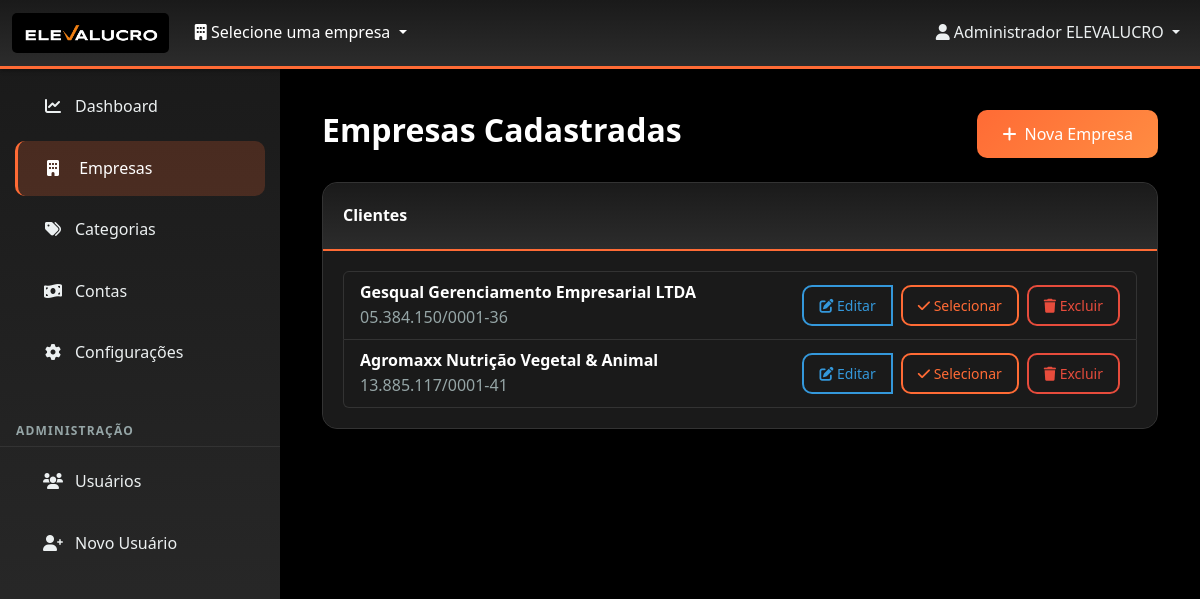
/empresas (signed in), run on the app's committed database.
### app.py (models this page shows, shortened)
class Usuario(UserMixin, db.Model):
    __tablename__ = 'usuarios'
    id = db.Column(db.Integer, primary_key=True)
    username = db.Column(db.String(80), unique=True, nullable=False)
    email = db.Column(db.String(120), unique=True, nullable=False)
    password_hash = db.Column(db.String(255), nullable=False)
    nome_completo = db.Column(db.String(200), nullable=False)
    is_admin = db.Column(db.Boolean, default=False)
    ativo = db.Column(db.Boolean, default=True)
    data_cadastro = db.Column(db.DateTime, default=datetime.utcnow)
    ultimo_login = db.Column(db.DateTime)
    empresas = db.relationship('Empresa', secondary=user_empresas,
                              backref=db.backref('usuarios', lazy='dynamic'))
    def get_empresas_acessiveis(self):
        if self.is_admin:
            return Empresa.query.filter_by(ativa=True).all()
        return [empresa for empresa in self.empresas if empresa.ativa]

class Empresa(db.Model):
    __tablename__ = 'empresas'
    id = db.Column(db.Integer, primary_key=True)
    cnpj = db.Column(db.String(18), unique=True, nullable=False)
    nome = db.Column(db.String(100), nullable=False)
    caminho_banco = db.Column(db.String(255), nullable=False)
    data_cadastro = db.Column(db.DateTime, default=datetime.utcnow)
    ativa = db.Column(db.Boolean, default=True)
    data_inativacao = db.Column(db.DateTime, nullable=True)
    usuario_inativacao = db.Column(db.String(100), nullable=True)

### app.py (the view)
@app.route('/empresas', methods=['GET'])
@login_required
def empresas():
    try:
        if current_user.is_admin:
            empresas = Empresa.query.all()
        else:
            empresas = current_user.get_empresas_acessiveis()
    except Exception as e:
        empresas = []
        flash('Erro ao carregar empresas!', 'error')
    form = EmpresaForm()
    return render_template('empresas/cadastro_empresas.html', empresas=empresas, form=form)

### app.py (called while the page is built)
@login_manager.user_loader
def load_user(user_id):
    return db.session.get(Usuario, int(user_id))  # Esta já está correta

@app.context_processor
def inject_empresas():
    empresas = []
    if current_user.is_authenticated:
        try:
            empresas = current_user.get_empresas_acessiveis()
        except Exception as e:
            empresas = []
    return dict(empresas=empresas)

@app.context_processor
def inject_empresa_selecionada():
    empresa = None
    if 'empresa_selecionada' in session:
        empresa = db.session.get(Empresa, session['empresa_selecionada'])
    return dict(empresa_selecionada=empresa)

### templates/empresas/cadastro_empresas.html (shortened to what this page needs)
{% extends "base.html" %}
{% block content %}
<div class="container mt-4">
    <div class="d-flex justify-content-between align-items-center mb-4">
        <h2>Empresas Cadastradas</h2>
        <button class="btn btn-primary" data-bs-toggle="modal" data-bs-target="#modalNovaEmpresa">
            <i class="fas fa-plus me-1"></i> Nova Empresa
        </button>
    </div>
    <div class="card mb-4">
        <div class="card-header">
            <strong>Clientes</strong>
        </div>
        <div class="card-body">
            {% if empresas %}
            <div class="list-group">
                {% for empresa in empresas %}
                <div class="list-group-item d-flex justify-content-between align-items-center">
                    <div>
                        <strong>{{ empresa.nome }}</strong><br>
                        <span class="text-muted">{{ empresa.cnpj }}</span>
                    </div>
                    <div class="btn-group">
                        <button class="btn btn-outline-info btn-sm"
                                onclick="abrirModalEdicao({{ empresa.id }}, '{{ empresa.nome }}', '{{ empresa.cnpj }}')"
                                title="Editar empresa">
                            <i class="fas fa-edit"></i> Editar
                        </button>
                        <form method="POST" action="{{ url_for('selecionar_empresa', id=empresa.id) }}" style="display:inline;">
                            <button class="btn btn-outline-primary btn-sm ms-2" type="submit">
                                <i class="fas fa-check"></i> Selecionar
                            </button>
                        </form>
                        <form method="POST" action="{{ url_for('excluir_empresa', id=empresa.id) }}" style="display:inline;" onsubmit="return confirm('Tem certeza que deseja excluir esta empresa?');">
                            <button class="btn btn-outline-danger btn-sm ms-2" type="submit">
                                <i class="fas fa-trash"></i> Excluir
                            </button>
                        </form>
                    </div>
                </div>
                {% endfor %}
            </div>
            {% else %}
            <div class="alert alert-warning mb-0">
                Nenhuma empresa cadastrada.
            </div>
            {% endif %}
        </div>
    </div>
</div>
{% endblock %}

### templates/base.html (shortened to what this page needs)
<!DOCTYPE html>
<html lang="pt-BR">
<head>
    <link href="https://cdn.jsdelivr.net/npm/bootstrap@5.3.0/dist/css/bootstrap.min.css" rel="stylesheet">
    <link href="https://cdnjs.cloudflare.com/ajax/libs/font-awesome/6.0.0/css/all.min.css" rel="stylesheet">
</head>
<body>
    <nav class="navbar navbar-expand-lg navbar-dark fixed-top">
        <div class="container-fluid">
            <a class="navbar-brand" href="{{ url_for('dashboard') }}">
                <img src="{{ url_for('static', filename='images/logo_elevalucro-02.jpg') }}" alt="ELEVALUCRO" class="logo-elevalucro">
            </a>
            <div class="collapse navbar-collapse">
                <div class="nav-item dropdown">
                    <a class="nav-link dropdown-toggle" href="#" role="button" data-bs-toggle="dropdown">
                        <i class="fas fa-building"></i>
                        <span id="empresa-selecionada">
                            {% if empresa_selecionada %}
                                {{ empresa_selecionada.nome }}
                            {% else %}
                                Selecione uma empresa
                            {% endif %}
                        </span>
                    </a>
                </div>
                <ul class="navbar-nav ms-auto">
                    {% if current_user.is_authenticated %}
                    <li class="nav-item dropdown">
                        <a class="nav-link dropdown-toggle" href="#" role="button" data-bs-toggle="dropdown">
                            <i class="fas fa-user me-1"></i>{{ current_user.nome_completo }}
                        </a>
                    </li>
                    {% endif %}
                </ul>
            </div>
        </div>
    </nav>
    <div class="main-container">
        <nav class="sidebar">
            <ul class="nav flex-column">
                <li class="nav-item">
                    <a class="nav-link {{ 'active' if request.endpoint == 'dashboard' }}" href="{{ url_for('dashboard') }}">
                        <i class="fas fa-chart-line"></i>Dashboard
                    </a>
                </li>
                <li class="nav-item">
                    <a class="nav-link {{ 'active' if request.endpoint == 'empresas' }}" href="{{ url_for('empresas') }}">
                        <i class="fas fa-building"></i> Empresas
                    </a>
                </li>
                <li class="nav-item">
                    <a class="nav-link {{ 'active' if request.endpoint == 'listar_categorias' }}" href="{{ url_for('listar_categorias') }}">
                        <i class="fas fa-tags"></i>Categorias
                    </a>
                </li>
                <li class="nav-item">
                    <a class="nav-link {{ 'active' if request.endpoint == 'listar_contas' }}" href="{{ url_for('listar_contas') }}">
                        <i class="fas fa-money-bill-wave"></i>Contas
                    </a>
                </li>
                <li class="nav-item">
                    <a class="nav-link {{ 'active' if request.endpoint == 'configuracao_calculo' }}" href="{{ url_for('configuracao_calculo') }}">
                        <i class="fas fa-cog"></i>Configurações
                    </a>
                </li>
                {% if current_user.is_admin %}
                <li class="nav-item mt-3">
                    <h6 class="sidebar-heading d-flex justify-content-between align-items-center px-3 mt-4 mb-1 text-muted">
                        <span>Administração</span>
                    </h6>
                </li>
                <li class="nav-item">
                    <a class="nav-link {{ 'active' if request.endpoint == 'listar_usuarios' }}" href="{{ url_for('listar_usuarios') }}">
                        <i class="fas fa-users"></i>Usuários
                    </a>
                </li>
                <li class="nav-item">
                    <a class="nav-link {{ 'active' if request.endpoint == 'registro' }}" href="{{ url_for('registro') }}">
                        <i class="fas fa-user-plus"></i>Novo Usuário
                    </a>
                </li>
                {% endif %}
            </ul>
        </nav>
        <main class="main-content">
            {% block content %}{% endblock %}
        </main>
    </div>
</body>
</html>

### templates/base.html (style rules this page uses)
:root { --primary-color: #ff6b35; --secondary-color: #34495e; --accent-color: #ff6b35; --success-color: #27ae60; --danger-color: #e74c3c; --warning-color: #f39c12; --info-color: #3498db; --light-gray: #ecf0f1; --medium-gray: #95a5a6; --dark-gray: #2c3e50; --text-dark: #ffffff; --text-light: #ecf0f1; --text-muted: #95a5a6; --sidebar-bg: linear-gradient(180deg, #1a1a1a 0%, #2c2c2c 100%); --card-shadow: 0 4px 6px rgba(0, 0, 0, 0.5); --background-dark: #000000; --card-bg: #1a1a1a; --border-color: #333333; }
* { box-sizing: border-box; }
body { font-family: 'Segoe UI', Tahoma, Geneva, Verdana, sans-serif; background-color: var(--background-dark); color: var(--text-dark); margin: 0; padding: 0; line-height: 1.6; }
.navbar { background: var(--sidebar-bg); box-shadow: 0 2px 4px rgba(0, 0, 0, 0.3); border-bottom: 3px solid var(--accent-color); }
.navbar-brand { font-weight: 700; color: white !important; font-size: 1.5rem; display: flex; align-items: center; }
.navbar-nav .nav-link { color: var(--text-light) !important; transition: color 0.3s ease; }
.logo-elevalucro { max-height: 40px; width: auto; margin-right: 10px; border-radius: 5px; }
.main-container { display: flex; min-height: 100vh; padding-top: 56px; }
.sidebar { width: 280px; background: var(--sidebar-bg); padding: 20px 0; position: fixed; top: 56px; bottom: 0; left: 0; overflow-y: auto; z-index: 100; box-shadow: 2px 0 10px rgba(0, 0, 0, 0.3); }
.sidebar .nav-link { color: var(--light-gray); padding: 15px 25px; margin: 3px 15px; border-radius: 10px; transition: all 0.3s ease; display: block; text-decoration: none; border-left: 3px solid transparent; }
.sidebar .nav-link.active { color: #fff; background-color: rgba(255, 107, 53, 0.2); border-left: 3px solid var(--accent-color); }
.sidebar .nav-link i { margin-right: 12px; width: 20px; text-align: center; }
.main-content { flex: 1; margin-left: 280px; padding: 30px; background-color: var(--background-dark); min-height: calc(100vh - 56px); }
.card { border: 1px solid var(--border-color); border-radius: 15px; box-shadow: var(--card-shadow); transition: all 0.3s ease; background-color: var(--card-bg); color: var(--text-dark); margin-bottom: 20px; }
.card-header { background: var(--sidebar-bg); color: white; border-radius: 15px 15px 0 0 !important; font-weight: 600; padding: 20px; border-bottom: 2px solid var(--accent-color); }
.card-body { padding: 20px; background-color: var(--card-bg); border-radius: 0 0 15px 15px; }
.btn { border-radius: 10px; font-weight: 500; padding: 12px 25px; transition: all 0.3s ease; border: none; text-decoration: none; display: inline-block; text-align: center; cursor: pointer; }
.btn-primary { background: linear-gradient(135deg, var(--primary-color) 0%, #ff8c42 100%); color: white; }
.btn-outline-primary { border: 2px solid var(--primary-color); color: var(--primary-color); background: transparent; }
.btn-outline-info { border: 2px solid var(--info-color); color: var(--info-color); background: transparent; }
.btn-outline-danger { border: 2px solid var(--danger-color); color: var(--danger-color); background: transparent; }
.btn-sm { padding: 8px 15px; font-size: 0.875rem; }
.list-group-item { background-color: var(--card-bg); border: 1px solid var(--border-color); color: var(--text-dark); }
.h1, .h2, .h3, .h4, .h5, .h6, h1, h2, h3, h4, h5, h6 { color: var(--text-dark); font-weight: 600; }
.text-muted { color: var(--text-muted) !important; }
.sidebar-heading { font-size: 0.75rem; text-transform: uppercase; font-weight: 600; letter-spacing: 0.1em; color: #95a5a6 !important; border-bottom: 1px solid #333333; padding-bottom: 8px; margin-bottom: 8px; }

### data on the page
Usuario: nome_completo "Administrador ELEVALUCRO"
Empresa: nome "Gesqual Gerenciamento Empresarial LTDA", cnpj "05.384.150/0001-36"
Empresa: nome "Agromaxx Nutrição Vegetal & Animal", cnpj "13.885.117/0001-41"
